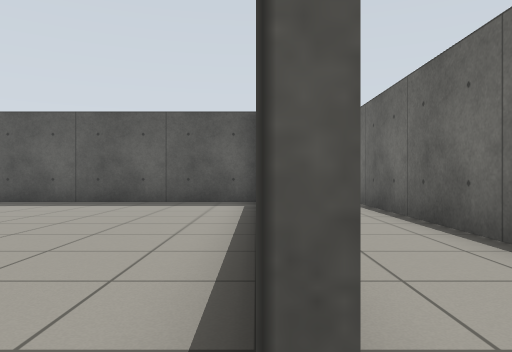
View 1 (above)

24 first-person views from a walk through a world built for the Gazebo simulator. The camera is 0.72 m above the floor, looks level and sees 70° across. The floor is counted in squares, 1 m on a side. Each view is taken from the middle of a square. On the plan, view 1 faces up. The plan holds only what a view shows up to about 11 squares ahead; the rest is blank. The place goes on beyond the plan.

View 2
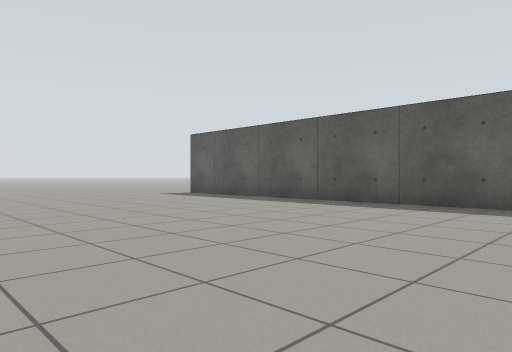

View 3
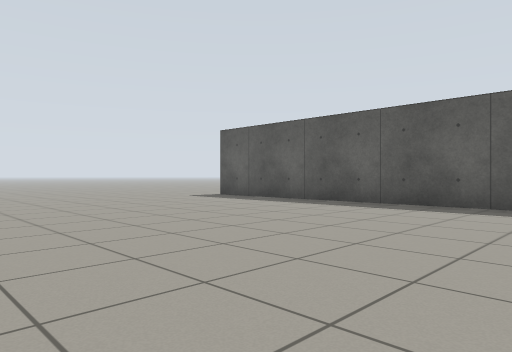

View 4
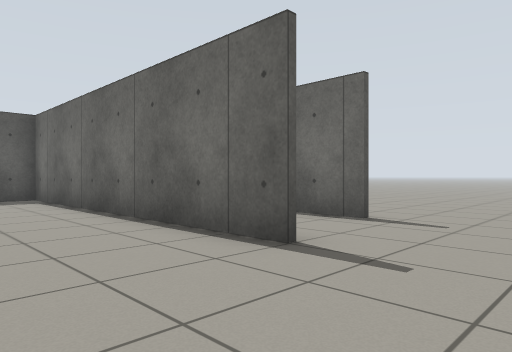

View 5
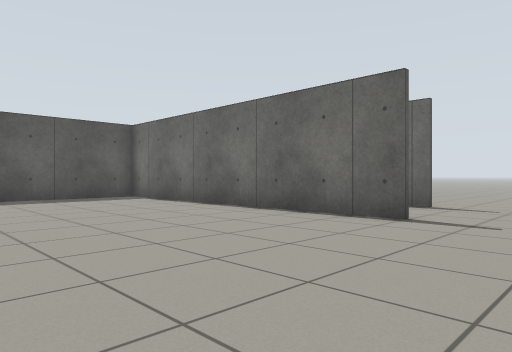

View 6
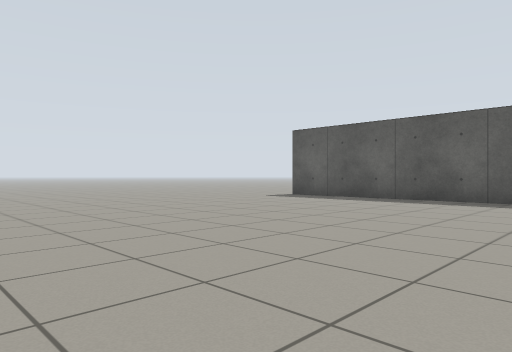

View 7
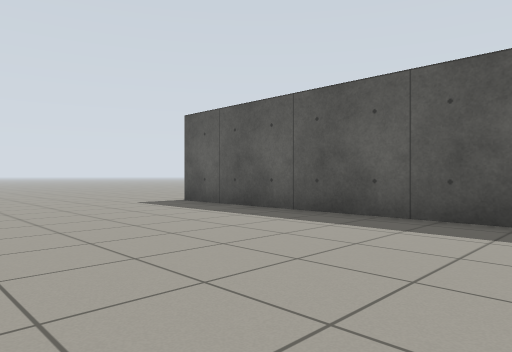

View 8
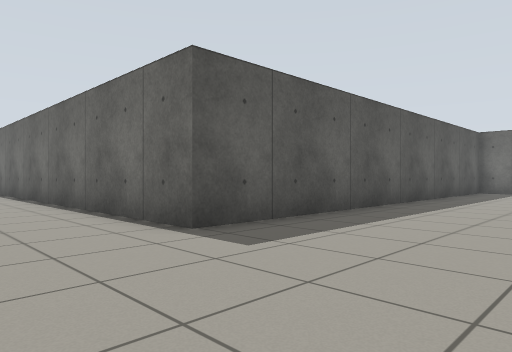

View 9
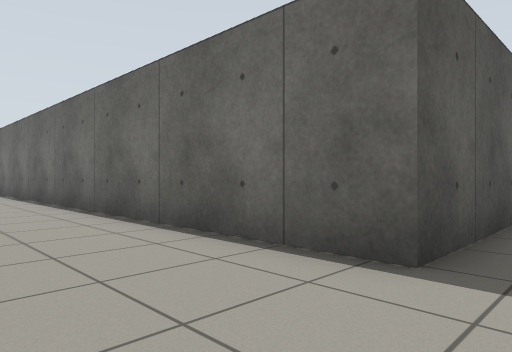

View 10
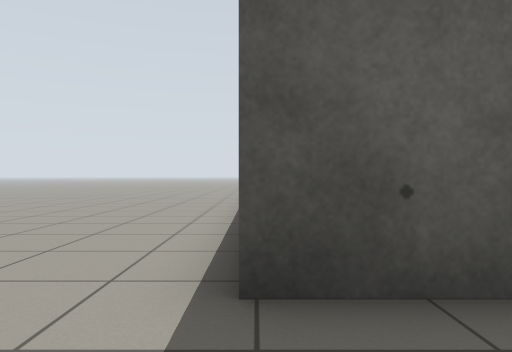

View 11
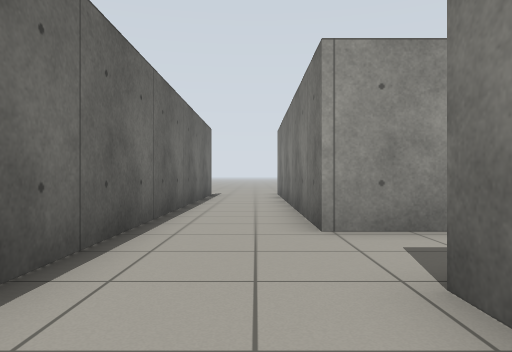

View 12
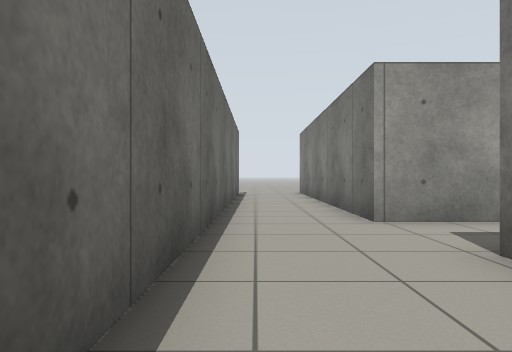

View 13
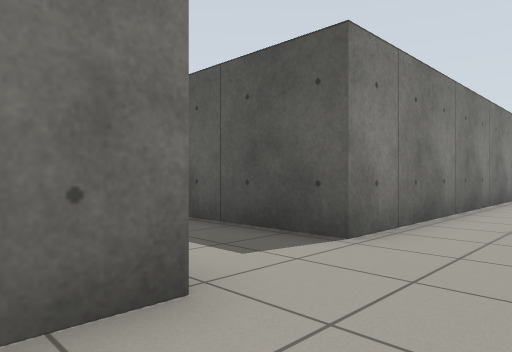

View 14
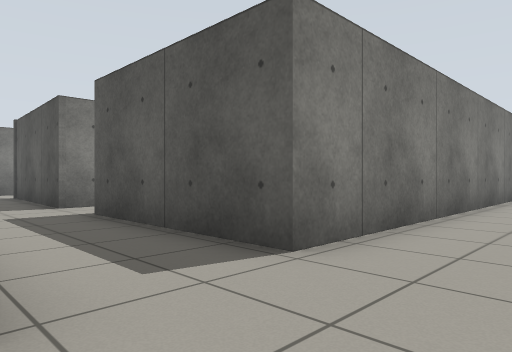

View 15
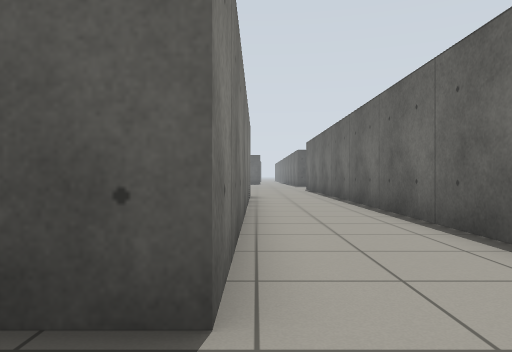

View 16
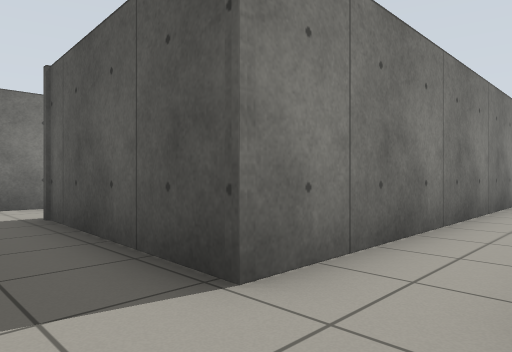

View 17
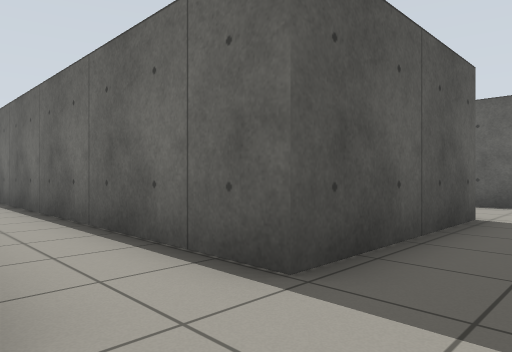

View 18
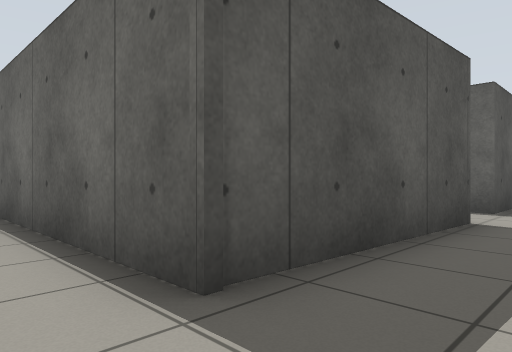

View 19
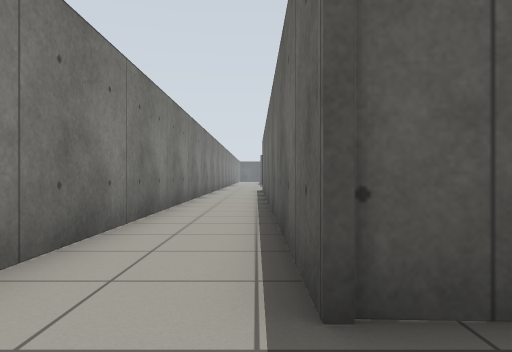

View 20
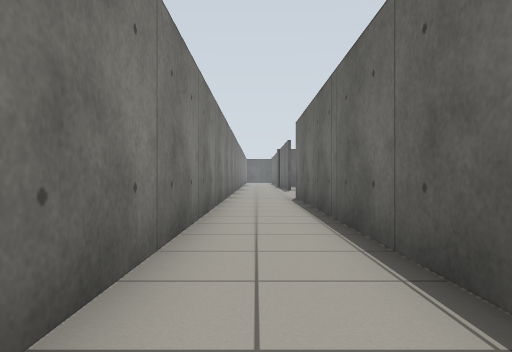

View 21
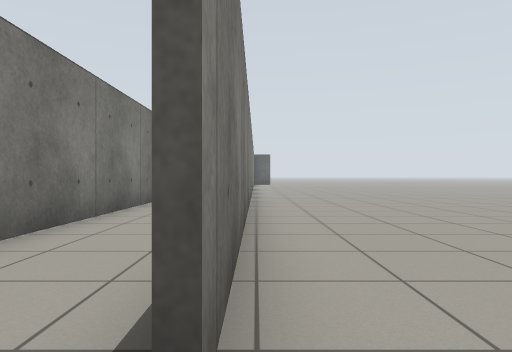

View 22
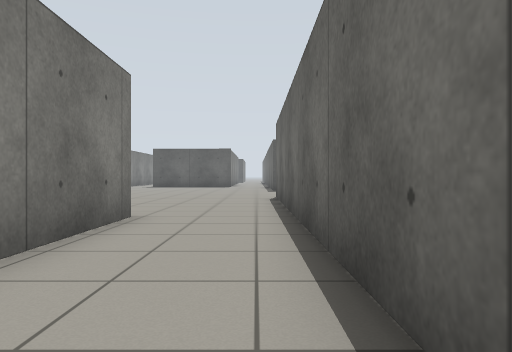

View 23
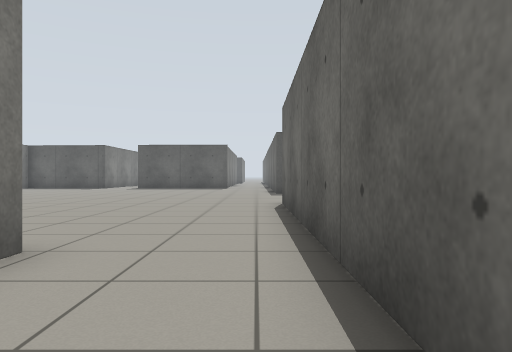

View 24
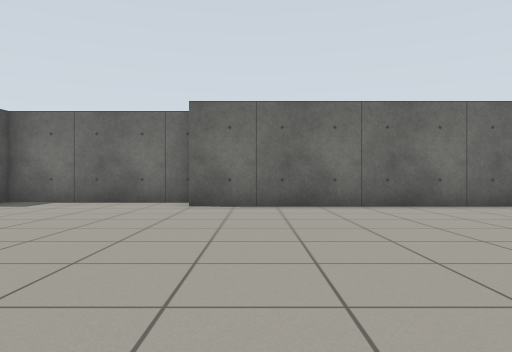

### Floor plan
Points are (right, up) in squares from view 1. A wall is a line through its corners. A room is listed if a view was taken in it or the views show most of it. See-through windows are left out.
Room 1 (views 1, 2, 3, 4, 5, 6, 7, 8, 9, 10, 11, 12, 13, 14, 15, 16, 17, 18, 19, 20, 21, 22, 23)
walls: (-1.9, 10.3) (0.2, 10.3) (0.2, 4); (2.8, 10.1) (2.8, 1); (-6.8, 21.1) (-6.8, 12.7) (-11.7, 12.7) (-11.7, 29); (0, 0.5) (0, 10.1) (-14.1, 10.1) (-14.1, 21.6); (-0.2, 24.5) (-0.2, 12.7) (-5, 12.7) (-5, 22.6); (2.7, 1) (2.7, 24.4); (-13.9, 29) (-13.9, 12.5)
ways out: opening at (1.5, 24) to room 2
Room 2 (view 24)
walls: (4, 30.8) (4, 35.8); (2.7, 24.4) (2.7, 30.6)
ways out: opening at (1.5, 24) to room 1

Where each view was taken, in squares from view 1:
view 1: 0 up, 0 right, facing up
view 2: 1 up, 1 left, facing up-left
view 3: 1 up, 3 left, facing up-left
view 4: 2 down, 3 left, facing up-right
view 5: 2 down, 6 left, facing up-right
view 6: 1 down, 5 left, facing up-left
view 7: 4 up, 5 left, facing up-left
view 8: 6 up, 17 left, facing up-right
view 9: 9 up, 17 left, facing up-right
view 10: 8 up, 14 left, facing up
view 11: 15 up, 1 right, facing down
view 12: 16 up, 2 right, facing down
view 13: 9 up, 2 right, facing up-left
view 14: 10 up, 2 right, facing up-left
view 15: 11 up, 0 right, facing up
view 16: 11 up, 5 left, facing up-left
view 17: 11 up, 7 left, facing up-right
view 18: 11 up, 13 left, facing up-right
view 19: 11 up, 12 left, facing up
view 20: 18 up, 13 left, facing up
view 21: 0 up, 3 right, facing up
view 22: 18 up, 2 right, facing up
view 23: 21 up, 2 right, facing up
view 24: 29 up, 6 left, facing right
